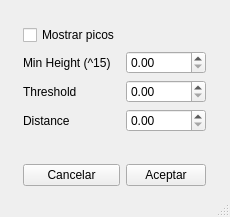
<?xml version="1.0" encoding="UTF-8"?>
<ui version="4.0">
 <class>MainWindow</class>
 <widget class="QMainWindow" name="MainWindow">
  <property name="geometry">
   <rect>
    <x>0</x>
    <y>0</y>
    <width>230</width>
    <height>217</height>
   </rect>
  </property>
  <property name="windowTitle">
   <string>MainWindow</string>
  </property>
  <widget class="QWidget" name="centralwidget">
   <layout class="QGridLayout" name="gridLayout">
    <item row="4" column="3">
     <spacer name="horizontalSpacer_2">
      <property name="orientation">
       <enum>Qt::Horizontal</enum>
      </property>
      <property name="sizeHint" stdset="0">
       <size>
        <width>40</width>
        <height>20</height>
       </size>
      </property>
     </spacer>
    </item>
    <item row="0" column="1">
     <spacer name="verticalSpacer_3">
      <property name="orientation">
       <enum>Qt::Vertical</enum>
      </property>
      <property name="sizeHint" stdset="0">
       <size>
        <width>20</width>
        <height>40</height>
       </size>
      </property>
     </spacer>
    </item>
    <item row="4" column="0">
     <spacer name="horizontalSpacer">
      <property name="orientation">
       <enum>Qt::Horizontal</enum>
      </property>
      <property name="sizeHint" stdset="0">
       <size>
        <width>40</width>
        <height>20</height>
       </size>
      </property>
     </spacer>
    </item>
    <item row="2" column="1">
     <widget class="QLabel" name="label">
      <property name="text">
       <string>Min Height (^15)</string>
      </property>
     </widget>
    </item>
    <item row="6" column="2">
     <widget class="QPushButton" name="aceptar_btn">
      <property name="text">
       <string>Aceptar</string>
      </property>
     </widget>
    </item>
    <item row="1" column="1">
     <widget class="QCheckBox" name="checkBoxMostrarPicos">
      <property name="text">
       <string>Mostrar picos</string>
      </property>
     </widget>
    </item>
    <item row="5" column="2">
     <spacer name="verticalSpacer">
      <property name="orientation">
       <enum>Qt::Vertical</enum>
      </property>
      <property name="sizeHint" stdset="0">
       <size>
        <width>20</width>
        <height>50</height>
       </size>
      </property>
     </spacer>
    </item>
    <item row="6" column="1">
     <widget class="QPushButton" name="cancelar_btn">
      <property name="text">
       <string>Cancelar</string>
      </property>
     </widget>
    </item>
    <item row="2" column="2">
     <widget class="QDoubleSpinBox" name="campo1"/>
    </item>
    <item row="5" column="1">
     <spacer name="verticalSpacer_2">
      <property name="orientation">
       <enum>Qt::Vertical</enum>
      </property>
      <property name="sizeHint" stdset="0">
       <size>
        <width>20</width>
        <height>40</height>
       </size>
      </property>
     </spacer>
    </item>
    <item row="3" column="1">
     <widget class="QLabel" name="label_2">
      <property name="cursor">
       <cursorShape>WhatsThisCursor</cursorShape>
      </property>
      <property name="mouseTracking">
       <bool>false</bool>
      </property>
      <property name="toolTip">
       <string comment="hola" extracomment="hola">asdasdasdasdas</string>
      </property>
      <property name="toolTipDuration">
       <number>5</number>
      </property>
      <property name="statusTip">
       <string comment="asdsadsa" extracomment="dasdas"/>
      </property>
      <property name="whatsThis">
       <string comment="asdasd" extracomment="asdads"/>
      </property>
      <property name="accessibleDescription">
       <string comment="asdasdasd" extracomment="sdasdsad"/>
      </property>
      <property name="text">
       <string>Threshold</string>
      </property>
     </widget>
    </item>
    <item row="4" column="1">
     <widget class="QLabel" name="label_3">
      <property name="text">
       <string>Distance</string>
      </property>
     </widget>
    </item>
    <item row="3" column="2">
     <widget class="QDoubleSpinBox" name="campo2"/>
    </item>
    <item row="4" column="2">
     <widget class="QDoubleSpinBox" name="campo3">
      <property name="maximum">
       <double>999.990000000000009</double>
      </property>
     </widget>
    </item>
   </layout>
  </widget>
  <widget class="QMenuBar" name="menubar">
   <property name="geometry">
    <rect>
     <x>0</x>
     <y>0</y>
     <width>230</width>
     <height>21</height>
    </rect>
   </property>
  </widget>
  <widget class="QStatusBar" name="statusbar"/>
 </widget>
 <resources/>
 <connections/>
</ui>
